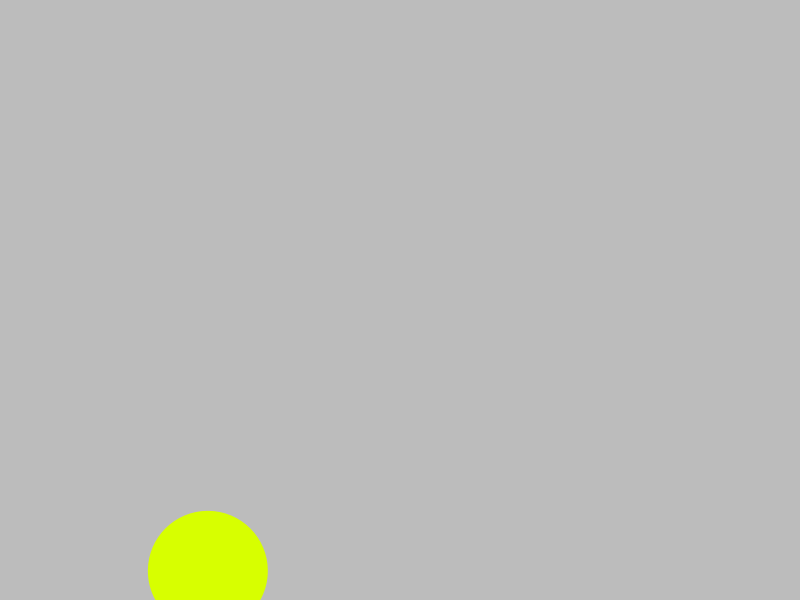
Frame 1 (no input)
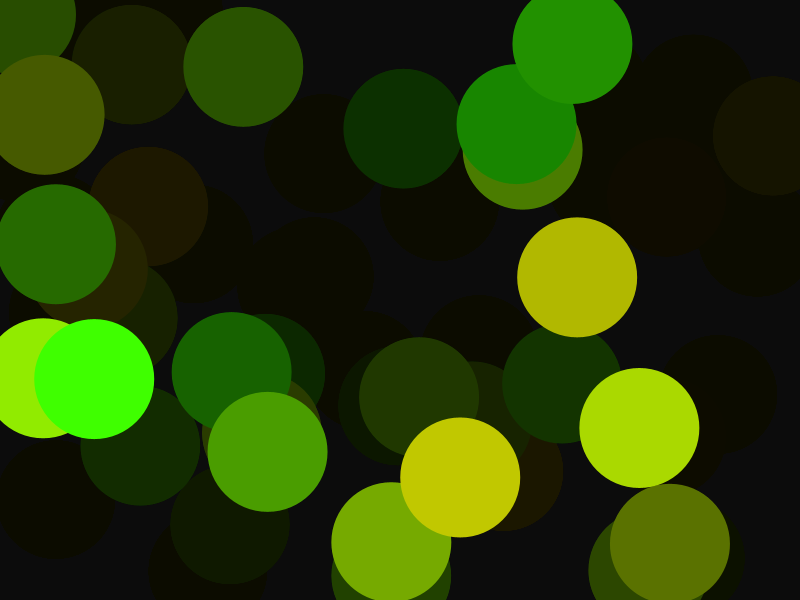
Frame 60 (the mouse pressed at the canvas centre just before this capture)
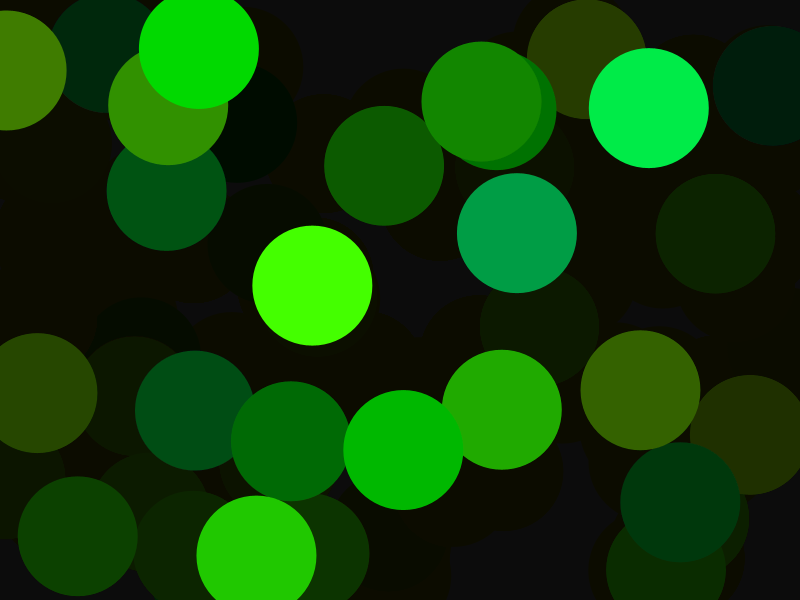
Frame 120 (the mouse held since frame 60 and released just before this capture)

The Processing sketch that drew these frames (run headless with seeded random() and noise(); from frame 60 on, the mouse is pressed at the canvas centre):

// Processing sketch: FunctionGlitter
// ── FunctionGlitter.pde
float _angle = 30;

void setup()

{
size(800,600);
}

void draw()
{
  noStroke();
  fill(color(0,0,0,10));
  rect(0,0,800,600);
  
clearScene();
_angle =setAngle(_angle, .5);
drawCircle(_angle);
}
void clearScene()
{
  //partial scene clear
  noStroke();
  fill(color(0,0,0,10));
  rect(0,0,800,600);
}

float setAngle(float angle, float step)
{
  //check angle value
  angle = angle + step;
  if(angle > 360)
  
 {
   angle = 0;
 }
println(angle);
return (angle);
}

void drawCircle(float angle)
{
  //draw ranom circle
  colorMode(HSB, 360, 100, 100);
  float hue = random(angle, angle+60);
  float sat =random(100,100);
  float bri =random(100,100);
  color circle_color = color(hue,sat,bri);
  fill(circle_color);
  circle(random(800),random(600), 120);
}
